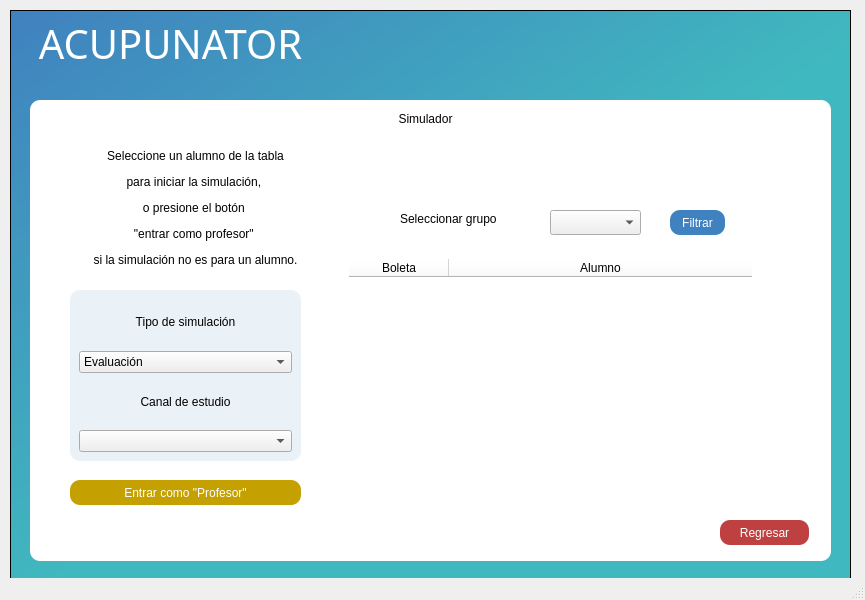
<?xml version="1.0" encoding="UTF-8"?>
<ui version="4.0">
 <class>MainWindow</class>
 <widget class="QMainWindow" name="MainWindow">
  <property name="geometry">
   <rect>
    <x>0</x>
    <y>0</y>
    <width>865</width>
    <height>600</height>
   </rect>
  </property>
  <property name="windowTitle">
   <string>Simulador</string>
  </property>
  <widget class="QWidget" name="centralwidget">
   <widget class="QFrame" name="frame">
    <property name="geometry">
     <rect>
      <x>10</x>
      <y>10</y>
      <width>841</width>
      <height>571</height>
     </rect>
    </property>
    <property name="styleSheet">
     <string notr="true">QFrame{
	
	background-color: qlineargradient(spread:pad, x1:0, y1:0, x2:1, y2:1, stop:0 rgba(64, 129, 191, 255), stop:0.524752 rgba(64, 184, 191, 255));
}</string>
    </property>
    <property name="frameShape">
     <enum>QFrame::StyledPanel</enum>
    </property>
    <property name="frameShadow">
     <enum>QFrame::Raised</enum>
    </property>
    <widget class="QLabel" name="header">
     <property name="geometry">
      <rect>
       <x>0</x>
       <y>10</y>
       <width>321</width>
       <height>51</height>
      </rect>
     </property>
     <property name="font">
      <font>
       <family>Ubuntu Condensed</family>
       <pointsize>30</pointsize>
      </font>
     </property>
     <property name="styleSheet">
      <string notr="true">color: rgb(255, 255, 255);
background-color:none;</string>
     </property>
     <property name="text">
      <string>ACUPUNATOR</string>
     </property>
     <property name="alignment">
      <set>Qt::AlignBottom|Qt::AlignHCenter</set>
     </property>
    </widget>
    <widget class="QFrame" name="card">
     <property name="geometry">
      <rect>
       <x>20</x>
       <y>90</y>
       <width>801</width>
       <height>461</height>
      </rect>
     </property>
     <property name="styleSheet">
      <string notr="true">QFrame{
background-color:rgb(255, 255, 255);
border-radius:10px;
}</string>
     </property>
     <property name="frameShape">
      <enum>QFrame::StyledPanel</enum>
     </property>
     <property name="frameShadow">
      <enum>QFrame::Raised</enum>
     </property>
     <widget class="QLabel" name="label_5">
      <property name="geometry">
       <rect>
        <x>350</x>
        <y>10</y>
        <width>91</width>
        <height>17</height>
       </rect>
      </property>
      <property name="text">
       <string>Simulador</string>
      </property>
      <property name="alignment">
       <set>Qt::AlignCenter</set>
      </property>
     </widget>
     <widget class="QComboBox" name="grupos_box">
      <property name="geometry">
       <rect>
        <x>520</x>
        <y>110</y>
        <width>91</width>
        <height>25</height>
       </rect>
      </property>
     </widget>
     <widget class="QPushButton" name="filtrar_btn">
      <property name="geometry">
       <rect>
        <x>640</x>
        <y>110</y>
        <width>55</width>
        <height>25</height>
       </rect>
      </property>
      <property name="maximumSize">
       <size>
        <width>55</width>
        <height>30</height>
       </size>
      </property>
      <property name="styleSheet">
       <string notr="true">background-color: rgb(64, 129, 191);
color: rgb(255, 255, 255);
border-radius:10px;
</string>
      </property>
      <property name="text">
       <string>Filtrar</string>
      </property>
     </widget>
     <widget class="QPushButton" name="regresar_btn">
      <property name="geometry">
       <rect>
        <x>690</x>
        <y>420</y>
        <width>89</width>
        <height>25</height>
       </rect>
      </property>
      <property name="styleSheet">
       <string notr="true">background-color: rgb(191, 64, 64);
color: rgb(255, 255, 255);
border-radius:10px;
</string>
      </property>
      <property name="text">
       <string>Regresar</string>
      </property>
     </widget>
     <widget class="QFrame" name="frame_2">
      <property name="geometry">
       <rect>
        <x>310</x>
        <y>150</y>
        <width>421</width>
        <height>231</height>
       </rect>
      </property>
      <property name="frameShape">
       <enum>QFrame::StyledPanel</enum>
      </property>
      <property name="frameShadow">
       <enum>QFrame::Raised</enum>
      </property>
      <layout class="QVBoxLayout" name="verticalLayout">
       <item>
        <widget class="QTableWidget" name="table_alumnos">
         <property name="sizeIncrement">
          <size>
           <width>0</width>
           <height>0</height>
          </size>
         </property>
         <property name="baseSize">
          <size>
           <width>10</width>
           <height>0</height>
          </size>
         </property>
         <attribute name="horizontalHeaderStretchLastSection">
          <bool>true</bool>
         </attribute>
         <attribute name="verticalHeaderStretchLastSection">
          <bool>false</bool>
         </attribute>
         <column>
          <property name="text">
           <string>Boleta</string>
          </property>
         </column>
         <column>
          <property name="text">
           <string>Alumno</string>
          </property>
         </column>
        </widget>
       </item>
      </layout>
     </widget>
     <widget class="QLabel" name="label_6">
      <property name="geometry">
       <rect>
        <x>40</x>
        <y>9</y>
        <width>251</width>
        <height>181</height>
       </rect>
      </property>
      <property name="text">
       <string>&lt;html&gt;&lt;head/&gt;&lt;body&gt;&lt;p align=&quot;center&quot;&gt;&lt;span style=&quot; font-size:9pt;&quot;&gt;&lt;br/&gt;&lt;/span&gt;&lt;/p&gt;&lt;p align=&quot;center&quot;&gt;&lt;span style=&quot; font-size:9pt;&quot;&gt;Seleccione un alumno de la tabla&lt;/span&gt;&lt;/p&gt;&lt;p align=&quot;center&quot;&gt;&lt;span style=&quot; font-size:9pt;&quot;&gt;para iniciar la simulación, &lt;/span&gt;&lt;/p&gt;&lt;p align=&quot;center&quot;&gt;&lt;span style=&quot; font-size:9pt;&quot;&gt;o presione el botón &lt;/span&gt;&lt;/p&gt;&lt;p align=&quot;center&quot;&gt;&lt;span style=&quot; font-size:9pt;&quot;&gt;&amp;quot;entrar como profesor&amp;quot; &lt;/span&gt;&lt;/p&gt;&lt;p align=&quot;center&quot;&gt;&lt;span style=&quot; font-size:9pt;&quot;&gt;si la simulación no es para un alumno.&lt;/span&gt;&lt;/p&gt;&lt;p align=&quot;center&quot;&gt;&lt;span style=&quot; font-size:9pt;&quot;&gt;&lt;br/&gt;&lt;/span&gt;&lt;/p&gt;&lt;/body&gt;&lt;/html&gt;</string>
      </property>
      <property name="alignment">
       <set>Qt::AlignCenter</set>
      </property>
     </widget>
     <widget class="QFrame" name="frame_3">
      <property name="geometry">
       <rect>
        <x>40</x>
        <y>190</y>
        <width>231</width>
        <height>171</height>
       </rect>
      </property>
      <property name="styleSheet">
       <string notr="true">QFrame {
background-color: rgb(234, 241, 247);
}</string>
      </property>
      <property name="frameShape">
       <enum>QFrame::StyledPanel</enum>
      </property>
      <property name="frameShadow">
       <enum>QFrame::Raised</enum>
      </property>
      <layout class="QVBoxLayout" name="verticalLayout_2">
       <item>
        <widget class="QLabel" name="label_7">
         <property name="text">
          <string>Tipo de simulación</string>
         </property>
         <property name="alignment">
          <set>Qt::AlignCenter</set>
         </property>
        </widget>
       </item>
       <item>
        <widget class="QComboBox" name="tipo_simulacion_box">
         <item>
          <property name="text">
           <string>Evaluación</string>
          </property>
         </item>
         <item>
          <property name="text">
           <string>Estudio</string>
          </property>
         </item>
        </widget>
       </item>
       <item>
        <widget class="QLabel" name="label_8">
         <property name="text">
          <string>Canal de estudio</string>
         </property>
         <property name="alignment">
          <set>Qt::AlignCenter</set>
         </property>
        </widget>
       </item>
       <item>
        <widget class="QComboBox" name="canales_box"/>
       </item>
      </layout>
     </widget>
     <widget class="QLabel" name="label_4">
      <property name="geometry">
       <rect>
        <x>370</x>
        <y>110</y>
        <width>141</width>
        <height>17</height>
       </rect>
      </property>
      <property name="text">
       <string>Seleccionar grupo</string>
      </property>
     </widget>
     <widget class="QPushButton" name="profe_btn_sim">
      <property name="geometry">
       <rect>
        <x>40</x>
        <y>380</y>
        <width>231</width>
        <height>25</height>
       </rect>
      </property>
      <property name="styleSheet">
       <string notr="true">background-color: rgb(196, 160, 0);
color: rgb(255, 255, 255);
border-radius:10px;
</string>
      </property>
      <property name="text">
       <string>Entrar como &quot;Profesor&quot;</string>
      </property>
     </widget>
    </widget>
   </widget>
  </widget>
  <widget class="QStatusBar" name="statusbar"/>
 </widget>
 <resources/>
 <connections/>
</ui>
